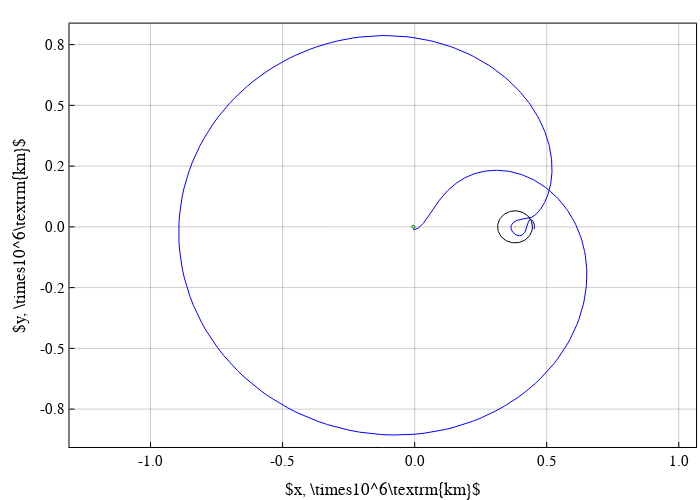

Notebook source saved alongside this figure:
### Code cell
svf = [x_lpo, y_lpo, z_lpo, vx_lpo, vy_lpo, vz_lpo, 1.0]
tspan = [0, -tof]
params = [
    param3b.mu2, param3b.mus, param3b.as, pi - θsf, param3b.oml, param3b.omb, 
    1.0, 0.0, 0.0, 
    paramMulti.mdot, paramMulti.tmax, dir_func, param3b.tstar
]
prob = ODEProblem(SailorMoon.rhs_bcr4bp_sb1frame2_thrust_bal!, svf, tspan, params)
sol = solve(prob, Tsit5(); reltol=1e-12, abstol=1e-12)

# convert the trajectory (SB1 frame) to EMrot frame

sol_EMrot = zeros(size(sol.u, 1), 7)
for (i, x) in enumerate(sol.u)
    t = sol.t[i]
    θm = (pi - θsf) + param3b.oml * t
    sol_EMrot[i,1:6] = SailorMoon.transform_SunB1_to_EMrot(x[1:6], θm, param3b.oml, param3b.as)
    sol_EMrot[i,1:6] = sol_EMrot[i,1:6] * param3b.lstar
#     println(sol_EMrot_[i,1:6])

    sol_EMrot[i,7]   = x[7]
end

tleo = sol.t[end]
uleo = sol.u[end]
println(uleo)
θmleo = (pi - θsf) + param3b.oml * tleo
uleo_EMrot = SailorMoon.transform_SunB1_to_EMrot(uleo[1:6], θmleo, param3b.oml, param3b.as)
println(uleo_EMrot)


pcart = plot(
    size=(700,500), frame_style=:box, aspect_ratio=:equal, grid=0.4, legend=false, 
    xlabel=L"x, \times10^6\textrm{km}", 
#     ylabel = "test",
    ylabel=L"y, \times10^6\textrm{km}",
    colorbar_titlefontsize=fs,
    fontsize=fs, xlabelfontsize=fs, ylabelfontsize=fs, xtickfontsize=fs-1, ytickfontsize=fs-1, legendfontsize=fs-1
);

plot!(pcart, sol_EMrot[:,1], sol_EMrot[:,2], c=:blue, lw=1.0)
plot!(pcart, earth[1,:], earth[2,:], c=:green, lw=1.0, label="earth")
plot!(pcart, moon[1,:], moon[2,:], c=:orange, lw=1.0, label="moon")
plot!(pcart, moon_soi_outer[1,:], moon_soi_outer[2,:], c=:black, lw=1.0, label="moon_soi_outer",
    xaxis=(formatter=x->string(round(x / 10^6; digits=2))),
    yaxis=(formatter=y->string(round(y / 10^6; digits=1))),
)
